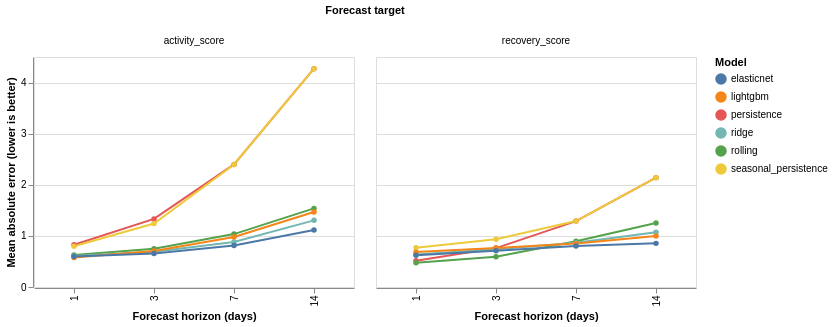

This figure's notebook cell:
### Markdown cell above
The current local embedding report covers 20 subjects and 4,868 days across 24 features. In this run, the autoencoder has lower held-out standardized RMSE than PCA; that is a benchmark result for this dataset, not enough by itself to establish a better or more general model. The path plot shows how one subject moves in the first two PCA dimensions over time; axes are learned and should not be interpreted as direct health measures.

## 5. Forecasting

Forecasts target the next activity and recovery scores at 1-, 3-, 7-, and 14-day horizons. Before fitting, stationarity checks choose per-subject/per-feature differencing orders using training history only; predictions are reconstructed to the score scale using origin-time anchors. Temporal splits keep future labels out of training. Six baselines/models are compared: persistence, weekly seasonal persistence, rolling mean, Ridge, LightGBM, and ElasticNet.

The pairwise statistics compare **per-subject MAE** with paired two-sided Wilcoxon signed-rank tests and Holm correction. A small adjusted p-value indicates evidence of a difference, not the probability one model is better. The observed lowest-MAE model can differ from a statistically supported winner; when comparisons are inconclusive the supported-winner field is null. See [forecast_cli.py](../src/health/forecast_cli.py) and [forecast.py](../src/health/forecast.py).

### Code cell
forecast_path = MODEL / "forecast_evaluation.json"
if forecast_path.exists():
    forecast_report = json.loads(forecast_path.read_text())
    forecast_rows = []
    winner_rows = []
    pairwise_rows = []
    for horizon, horizon_report in forecast_report.get("horizons", {}).items():
        for target, target_report in horizon_report.get("targets", {}).items():
            comparison = target_report.get("statistical_comparison", {})
            winner_rows.append(
                {
                    "horizon_days": int(horizon),
                    "target": target,
                    "empirical_best": comparison.get("empirical_best_model"),
                    "supported_best": comparison.get("statistically_supported_best_model"),
                    "subjects": comparison.get("n_subjects"),
                }
            )
            for model, metrics in target_report.items():
                if model != "statistical_comparison" and isinstance(metrics, dict) and "mae" in metrics:
                    forecast_rows.append(
                        {
                            "horizon_days": int(horizon),
                            "target": target,
                            "model": model,
                            "mae": metrics["mae"],
                        }
                    )
            if int(horizon) == 1:
                pairwise_rows.extend(
                    {"target": target, **item}
                    for item in comparison.get("pairwise_comparisons", [])
                )

    print(f"Forecast horizons in report: {forecast_report.get('horizon_days', [])}")
    if forecast_rows:
        forecast_chart = alt.Chart(alt.Data(values=forecast_rows)).mark_line(point=True).encode(
            x=alt.X("horizon_days:O", sort=sorted({row["horizon_days"] for row in forecast_rows}), title="Forecast horizon (days)"),
            y=alt.Y("mae:Q", title="Mean absolute error (lower is better)"),
            color=alt.Color("model:N", title="Model"),
            detail="model:N",
            tooltip=["target:N", "model:N", "horizon_days:O", alt.Tooltip("mae:Q", format=".3f")],
        ).properties(width=320, height=230).facet(
            column=alt.Column("target:N", title="Forecast target")
        )
        display(forecast_chart)
    if winner_rows:
        print("Empirical and statistically supported winners by horizon and target:")
        display(pl.DataFrame(winner_rows).sort("horizon_days", "target"))
    if pairwise_rows:
        print("One-day horizon pairwise results (MAE difference is model A minus model B):")
        pairwise_view = pl.DataFrame(pairwise_rows).select(
            "target", "model_a", "model_b", "median_mae_difference_a_minus_b", "p_value", "p_value_holm"
        )
        display(pairwise_view.sort("target", "p_value_holm"))
else:
    forecast_report = {}
    print(f"No forecast report found at {forecast_path}. Run `uv run health-forecast` first.")

### Figure 1 — Vega-Lite specification as saved in the notebook (floating-point values rounded to 4 significant figures)
{"config": {"view": {"continuousWidth": 300, "continuousHeight": 300}}, "data": {"values": [{"horizon_days": 1, "target": "activity_score", "model": "persistence", "mae": 0.8278}, {"horizon_days": 1, "target": "activity_score", "model": "seasonal_persistence", "mae": 0.7974}, {"horizon_days": 1, "target": "activity_score", "model": "rolling", "mae": 0.6279}, {"horizon_days": 1, "target": "activity_score", "model": "ridge", "mae": 0.6064}, {"horizon_days": 1, "target": "activity_score", "model": "lightgbm", "mae": 0.5755}, {"horizon_days": 1, "target": "activity_score", "model": "elasticnet", "mae": 0.5968}, {"horizon_days": 1, "target": "recovery_score", "model": "persistence", "mae": 0.5154}, {"horizon_days": 1, "target": "recovery_score", "model": "seasonal_persistence", "mae": 0.7698}, {"horizon_days": 1, "target": "recovery_score", "model": "rolling", "mae": 0.4724}, {"horizon_days": 1, "target": "recovery_score", "model": "ridge", "mae": 0.6345}, {"horizon_days": 1, "target": "recovery_score", "model": "lightgbm", "mae": 0.6825}, {"horizon_days": 1, "target": "recovery_score", "model": "elasticnet", "mae": 0.6206}, {"horizon_days": 3, "target": "activity_score", "model": "persistence", "mae": 1.333}, {"horizon_days": 3, "target": "activity_score", "model": "seasonal_persistence", "mae": 1.243}, {"horizon_days": 3, "target": "activity_score", "model": "rolling", "mae": 0.7474}, {"horizon_days": 3, "target": "activity_score", "model": "ridge", "mae": 0.6901}, {"horizon_days": 3, "target": "activity_score", "model": "lightgbm", "mae": 0.704}, {"horizon_days": 3, "target": "activity_score", "model": "elasticnet", "mae": 0.6533}, {"horizon_days": 3, "target": "recovery_score", "model": "persistence", "mae": 0.7614}, {"horizon_days": 3, "target": "recovery_score", "model": "seasonal_persistence", "mae": 0.9347}, {"horizon_days": 3, "target": "recovery_score", "model": "rolling", "mae": 0.5906}, {"horizon_days": 3, "target": "recovery_score", "model": "ridge", "mae": 0.7375}, {"horizon_days": 3, "target": "recovery_score", "model": "lightgbm", "mae": 0.7643}, {"horizon_days": 3, "target": "recovery_score", "model": "elasticnet", "mae": 0.7072}, {"horizon_days": 7, "target": "activity_score", "model": "persistence", "mae": 2.398}, {"horizon_days": 7, "target": "activity_score", "model": "seasonal_persistence", "mae": 2.398}, {"horizon_days": 7, "target": "activity_score", "model": "rolling", "mae": 1.035}, {"horizon_days": 7, "target": "activity_score", "model": "ridge", "mae": 0.8825}, {"horizon_days": 7, "target": "activity_score", "model": "lightgbm", "mae": 0.9788}, {"horizon_days": 7, "target": "activity_score", "model": "elasticnet", "mae": 0.8132}, {"horizon_days": 7, "target": "recovery_score", "model": "persistence", "mae": 1.29}, {"horizon_days": 7, "target": "recovery_score", "model": "seasonal_persistence", "mae": 1.29}, {"horizon_days": 7, "target": "recovery_score", "model": "rolling", "mae": 0.896}, {"horizon_days": 7, "target": "recovery_score", "model": "ridge", "mae": 0.8644}, {"horizon_days": 7, "target": "recovery_score", "model": "lightgbm", "mae": 0.8525}, {"horizon_days": 7, "target": "recovery_score", "model": "elasticnet", "mae": 0.8037}, {"horizon_days": 14, "target": "activity_score", "model": "persistence", "mae": 4.272}, {"horizon_days": 14, "target": "activity_score", "model": "seasonal_persistence", "mae": 4.272}, {"horizon_days": 14, "target": "activity_score", "model": "rolling", "mae": 1.538}, {"horizon_days": 14, "target": "activity_score", "model": "ridge", "mae": 1.304}, {"horizon_days": 14, "target": "activity_score", "model": "lightgbm", "mae": 1.466}, {"horizon_days": 14, "target": "activity_score", "model": "elasticnet", "mae": 1.114}, {"horizon_days": 14, "target": "recovery_score", "model": "persistence", "mae": 2.14}, {"horizon_days": 14, "target": "recovery_score", "model": "seasonal_persistence", "mae": 2.14}, {"horizon_days": 14, "target": "recovery_score", "model": "rolling", "mae": 1.251}, {"horizon_days": 14, "target": "recovery_score", "model": "ridge", "mae": 1.072}, {"horizon_days": 14, "target": "recovery_score", "model": "lightgbm", "mae": 0.9973}, {"horizon_days": 14, "target": "recovery_score", "model": "elasticnet", "mae": 0.8536}]}, "facet": {"column": {"field": "target", "title": "Forecast target", "type": "nominal"}}, "spec": {"mark": {"type": "line", "point": true}, "encoding": {"color": {"field": "model", "title": "Model", "type": "nominal"}, "detail": {"field": "model", "type": "nominal"}, "tooltip": [{"field": "target", "type": "nominal"}, {"field": "model", "type": "nominal"}, {"field": "horizon_days", "type": "ordinal"}, {"field": "mae", "format": ".3f", "type": "quantitative"}], "x": {"field": "horizon_days", "sort": [1, 3, 7, 14], "title": "Forecast horizon (days)", "type": "ordinal"}, "y": {"field": "mae", "title": "Mean absolute error (lower is better)", "type": "quantitative"}}, "height": 230, "width": 320}, "$schema": "https://vega.github.io/schema/vega-lite/v6.4.1.json"}
